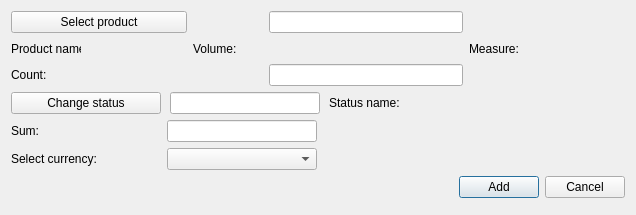
<?xml version="1.0" encoding="UTF-8"?>
<ui version="4.0">
 <class>CreateStock</class>
 <widget class="QDialog" name="CreateStock">
  <property name="geometry">
   <rect>
    <x>0</x>
    <y>0</y>
    <width>636</width>
    <height>215</height>
   </rect>
  </property>
  <property name="windowTitle">
   <string>Create/Update product/raw in stock</string>
  </property>
  <property name="locale">
   <locale language="English" country="UnitedStates"/>
  </property>
  <property name="modal">
   <bool>false</bool>
  </property>
  <layout class="QGridLayout" name="gridLayout">
   <property name="leftMargin">
    <number>11</number>
   </property>
   <property name="topMargin">
    <number>11</number>
   </property>
   <property name="rightMargin">
    <number>11</number>
   </property>
   <property name="bottomMargin">
    <number>17</number>
   </property>
   <item row="1" column="2">
    <widget class="QLabel" name="volumeLb">
     <property name="minimumSize">
      <size>
       <width>70</width>
       <height>0</height>
      </size>
     </property>
     <property name="maximumSize">
      <size>
       <width>70</width>
       <height>16777215</height>
      </size>
     </property>
     <property name="text">
      <string>Volume:</string>
     </property>
    </widget>
   </item>
   <item row="1" column="4">
    <widget class="QLabel" name="measureLb">
     <property name="text">
      <string>Measure:</string>
     </property>
    </widget>
   </item>
   <item row="1" column="3">
    <widget class="QLabel" name="volumePh">
     <property name="minimumSize">
      <size>
       <width>100</width>
       <height>0</height>
      </size>
     </property>
     <property name="font">
      <font>
       <family>Times New Roman</family>
       <pointsize>12</pointsize>
       <weight>75</weight>
       <italic>true</italic>
       <bold>true</bold>
      </font>
     </property>
     <property name="text">
      <string/>
     </property>
    </widget>
   </item>
   <item row="1" column="1">
    <widget class="QLabel" name="prodNamePh">
     <property name="minimumSize">
      <size>
       <width>100</width>
       <height>0</height>
      </size>
     </property>
     <property name="font">
      <font>
       <family>Times New Roman</family>
       <pointsize>12</pointsize>
       <weight>75</weight>
       <italic>true</italic>
       <bold>true</bold>
      </font>
     </property>
     <property name="text">
      <string/>
     </property>
    </widget>
   </item>
   <item row="1" column="0">
    <widget class="QLabel" name="prodNameLb">
     <property name="minimumSize">
      <size>
       <width>70</width>
       <height>0</height>
      </size>
     </property>
     <property name="maximumSize">
      <size>
       <width>70</width>
       <height>16777215</height>
      </size>
     </property>
     <property name="text">
      <string>Product name:</string>
     </property>
    </widget>
   </item>
   <item row="1" column="5">
    <widget class="QLabel" name="measurePh">
     <property name="minimumSize">
      <size>
       <width>100</width>
       <height>0</height>
      </size>
     </property>
     <property name="font">
      <font>
       <family>Times New Roman</family>
       <pointsize>12</pointsize>
       <weight>75</weight>
       <italic>true</italic>
       <bold>true</bold>
      </font>
     </property>
     <property name="text">
      <string/>
     </property>
    </widget>
   </item>
   <item row="4" column="0" colspan="6">
    <layout class="QHBoxLayout" name="horizontalLayout">
     <item>
      <spacer name="horizontalSpacer">
       <property name="orientation">
        <enum>Qt::Horizontal</enum>
       </property>
       <property name="sizeHint" stdset="0">
        <size>
         <width>40</width>
         <height>20</height>
        </size>
       </property>
      </spacer>
     </item>
     <item>
      <widget class="QPushButton" name="addBtn">
       <property name="text">
        <string>Add</string>
       </property>
      </widget>
     </item>
     <item>
      <widget class="QPushButton" name="cancelBtn">
       <property name="text">
        <string>Cancel</string>
       </property>
      </widget>
     </item>
    </layout>
   </item>
   <item row="2" column="3">
    <widget class="QLineEdit" name="countEdit">
     <property name="toolTip">
      <string>&lt;html&gt;&lt;head/&gt;&lt;body&gt;&lt;p&gt;For example: 100&lt;/p&gt;&lt;/body&gt;&lt;/html&gt;</string>
     </property>
    </widget>
   </item>
   <item row="0" column="3">
    <widget class="QLineEdit" name="productEdit">
     <property name="readOnly">
      <bool>true</bool>
     </property>
    </widget>
   </item>
   <item row="3" column="0" colspan="6">
    <widget class="QWidget" name="editSectionWgt" native="true">
     <layout class="QGridLayout" name="gridLayout_3">
      <property name="leftMargin">
       <number>0</number>
      </property>
      <property name="topMargin">
       <number>0</number>
      </property>
      <property name="rightMargin">
       <number>0</number>
      </property>
      <property name="bottomMargin">
       <number>0</number>
      </property>
      <item row="1" column="0">
       <widget class="QLabel" name="sumLb">
        <property name="minimumSize">
         <size>
          <width>150</width>
          <height>0</height>
         </size>
        </property>
        <property name="text">
         <string>Sum:</string>
        </property>
       </widget>
      </item>
      <item row="1" column="1">
       <widget class="QLineEdit" name="sumEdit">
        <property name="maximumSize">
         <size>
          <width>150</width>
          <height>16777215</height>
         </size>
        </property>
        <property name="toolTip">
         <string>&lt;html&gt;&lt;head/&gt;&lt;body&gt;&lt;p&gt;For example: 300 (pedends on currency, in that case 300 USD)&lt;/p&gt;&lt;/body&gt;&lt;/html&gt;</string>
        </property>
       </widget>
      </item>
      <item row="4" column="0">
       <widget class="QLabel" name="currencyLb">
        <property name="text">
         <string>Select currency:</string>
        </property>
       </widget>
      </item>
      <item row="4" column="1">
       <widget class="QComboBox" name="currencyCmb">
        <property name="maximumSize">
         <size>
          <width>150</width>
          <height>16777215</height>
         </size>
        </property>
       </widget>
      </item>
      <item row="1" column="2">
       <spacer name="horizontalSpacer_2">
        <property name="orientation">
         <enum>Qt::Horizontal</enum>
        </property>
        <property name="sizeHint" stdset="0">
         <size>
          <width>40</width>
          <height>20</height>
         </size>
        </property>
       </spacer>
      </item>
      <item row="0" column="0" colspan="3">
       <widget class="QWidget" name="statusWidget" native="true">
        <layout class="QHBoxLayout" name="horizontalLayout_3">
         <property name="spacing">
          <number>9</number>
         </property>
         <property name="leftMargin">
          <number>0</number>
         </property>
         <property name="topMargin">
          <number>0</number>
         </property>
         <property name="rightMargin">
          <number>0</number>
         </property>
         <property name="bottomMargin">
          <number>0</number>
         </property>
         <item>
          <widget class="QPushButton" name="statusBtn">
           <property name="sizePolicy">
            <sizepolicy hsizetype="Fixed" vsizetype="Fixed">
             <horstretch>0</horstretch>
             <verstretch>0</verstretch>
            </sizepolicy>
           </property>
           <property name="minimumSize">
            <size>
             <width>150</width>
             <height>0</height>
            </size>
           </property>
           <property name="text">
            <string>Change status</string>
           </property>
          </widget>
         </item>
         <item>
          <widget class="QLineEdit" name="statusEdit">
           <property name="maximumSize">
            <size>
             <width>150</width>
             <height>16777215</height>
            </size>
           </property>
           <property name="readOnly">
            <bool>true</bool>
           </property>
          </widget>
         </item>
         <item>
          <widget class="QLabel" name="statusLb">
           <property name="text">
            <string>Status name:</string>
           </property>
          </widget>
         </item>
         <item>
          <widget class="QLabel" name="statusPh">
           <property name="minimumSize">
            <size>
             <width>120</width>
             <height>0</height>
            </size>
           </property>
           <property name="font">
            <font>
             <family>Times New Roman</family>
             <pointsize>12</pointsize>
             <weight>75</weight>
             <italic>true</italic>
             <bold>true</bold>
            </font>
           </property>
           <property name="text">
            <string/>
           </property>
          </widget>
         </item>
        </layout>
       </widget>
      </item>
      <item row="4" column="2">
       <spacer name="horizontalSpacer_3">
        <property name="orientation">
         <enum>Qt::Horizontal</enum>
        </property>
        <property name="sizeHint" stdset="0">
         <size>
          <width>40</width>
          <height>20</height>
         </size>
        </property>
       </spacer>
      </item>
     </layout>
    </widget>
   </item>
   <item row="0" column="0" colspan="2">
    <widget class="QPushButton" name="productBtn">
     <property name="text">
      <string>Select product</string>
     </property>
    </widget>
   </item>
   <item row="2" column="0" colspan="2">
    <widget class="QLabel" name="countLb">
     <property name="minimumSize">
      <size>
       <width>150</width>
       <height>0</height>
      </size>
     </property>
     <property name="text">
      <string>Count:</string>
     </property>
    </widget>
   </item>
  </layout>
 </widget>
 <tabstops>
  <tabstop>productBtn</tabstop>
  <tabstop>sumEdit</tabstop>
  <tabstop>addBtn</tabstop>
  <tabstop>cancelBtn</tabstop>
 </tabstops>
 <resources/>
 <connections/>
</ui>
